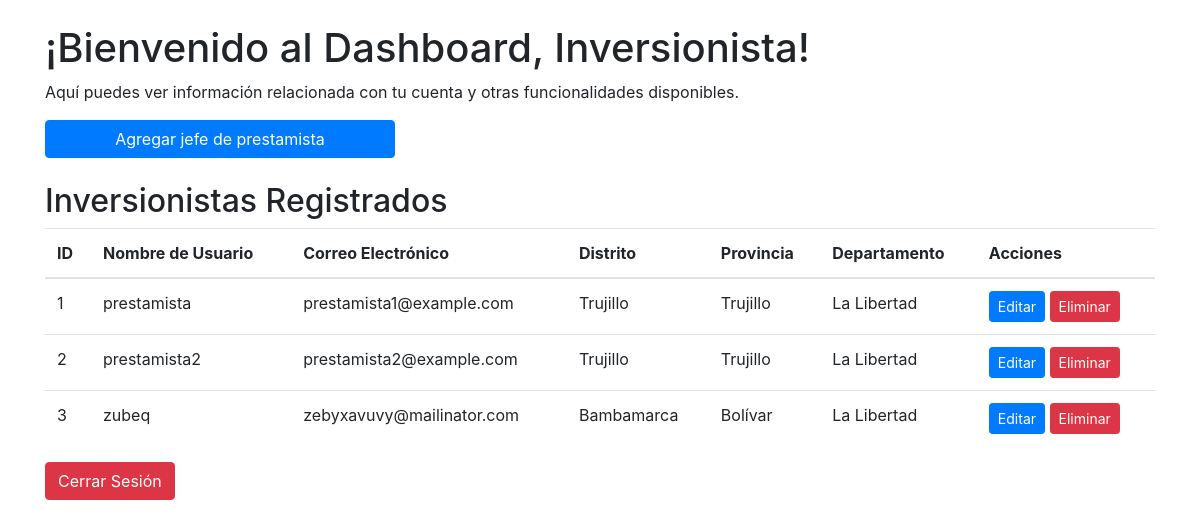
Page /dashboard_jefe.php (signed in) on the committed database.
### tables this page shows
CREATE TABLE `prestamista` (
  `lender_id` int(11) NOT NULL,
  `leader_id` int(11) DEFAULT NULL,
  `phone` varchar(100) NOT NULL,
  `dni` varchar(100) NOT NULL,
  `district_id` int(11) NOT NULL,
  `province_id` int(11) NOT NULL,
  `department_id` int(11) NOT NULL,
  `state` tinyint(4) NOT NULL DEFAULT 1,
  `username` varchar(50) NOT NULL,
  `password` varchar(50) NOT NULL,
  `email` varchar(100) NOT NULL
);

CREATE TABLE `distrito` (
  `district_id` int(11) NOT NULL,
  `district_name` varchar(100) NOT NULL,
  `province_id` int(11) DEFAULT NULL
);

CREATE TABLE `provincia` (
  `province_id` int(11) NOT NULL,
  `province_name` varchar(100) NOT NULL,
  `department_id` int(11) DEFAULT NULL
);

CREATE TABLE `departamento` (
  `department_id` int(11) NOT NULL,
  `department_name` varchar(100) NOT NULL
);

### dashboard_jefe.php (the view, shortened to what this page needs)
<?php
include('db.php');
$query = "SELECT * FROM prestamista pre INNER JOIN distrito dis ON pre.district_id = dis.district_id ";
$query .= "INNER JOIN departamento dep ON pre.department_id = dep.department_id ";
$query .= "INNER JOIN provincia pro ON pre.province_id = pro.province_id";
$stmt = $conn->prepare($query);
$stmt->execute();
$result = $stmt->get_result();
$prestamistas = $result->fetch_all(MYSQLI_ASSOC);
?>
<!DOCTYPE html>
<html lang="es">
<head>
    <link rel="stylesheet" href="https://stackpath.bootstrapcdn.com/bootstrap/4.5.2/css/bootstrap.min.css">
</head>
<body>
    <div class="container mt-4">
        <h1>¡Bienvenido al Dashboard, Inversionista!</h1>
        <p>Aquí puedes ver información relacionada con tu cuenta y otras funcionalidades disponibles.</p>
        <div class="row mb-4">
            <div class="col-md-4">
                <a href="jefePrestamistaRegister.php" class="btn btn-primary btn-block">Agregar jefe de prestamista</a>
            </div>
        </div>
        <div class="row">
            <div class="col-md-12 center-table">
                <h2>Inversionistas Registrados</h2>
                <table class="table">
                    <thead>
                        <tr>
                            <th scope="col">ID</th>
                            <th scope="col">Nombre de Usuario</th>
                            <th scope="col">Correo Electrónico</th>
                            <th scope="col">Distrito</th>
                            <th scope="col">Provincia</th>
                            <th scope="col">Departamento</th>
                            <th scope="col">Acciones</th>
                        </tr>
                    </thead>
                    <tbody>
                        <?php foreach ($prestamistas as $prestamista) : if ($prestamista['state'] == 0) continue; ?>
                            <tr>
                                <td><?php echo $prestamista['lender_id']; ?></td>
                                <td><?php echo $prestamista['username']; ?></td>
                                <td><?php echo $prestamista['email']; ?></td>
                                <td><?php echo $prestamista["district_name"]; ?></td>
                                <td><?php echo $prestamista["province_name"]; ?></td>
                                <td><?php echo $prestamista["department_name"]; ?></td>
                                <td>
                                    <a href="#" onclick="obtenerPrestamista('<?= $prestamista['lender_id']; ?>')" data-toggle="modal" data-target="#editarPrestamista" class="btn btn-primary btn-sm">Editar</a>
                                    <a href="#" onclick="eliminaPrestamista('<?= $prestamista['lender_id']; ?>')" class="btn btn-danger btn-sm">Eliminar</a>
                                </td>
                            </tr>
                        <?php endforeach; ?>
                    </tbody>
                </table>
            </div>
        </div>
        <a href="logout.php" class="btn btn-danger">Cerrar Sesión</a>
    </div>
</body>
</html>

### dashboard_jefe.php (style rules this page uses)
.center-table { margin: 0 auto; width: 80%; }

### rows in the picture
prestamista: lender_id "1", username "prestamista", email "prestamista1@example.com", district.district_name "Trujillo", province.province_name "Trujillo", department.department_name "La Libertad"
prestamista: lender_id "2", username "prestamista2", email "prestamista2@example.com", district.district_name "Trujillo", province.province_name "Trujillo", department.department_name "La Libertad"
prestamista: lender_id "3", username "zubeq", email "zebyxavuvy@mailinator.com", district.district_name "Bambamarca", province.province_name "Bolívar", department.department_name "La Libertad"
